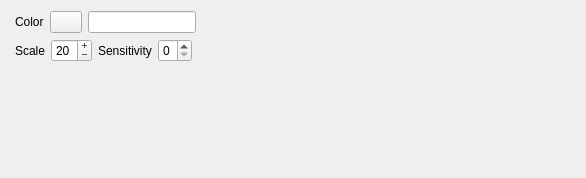
<?xml version="1.0" encoding="UTF-8"?>
<ui version="4.0">
 <class>Form</class>
 <widget class="QWidget" name="Form">
  <property name="geometry">
   <rect>
    <x>0</x>
    <y>0</y>
    <width>586</width>
    <height>178</height>
   </rect>
  </property>
  <property name="minimumSize">
   <size>
    <width>180</width>
    <height>0</height>
   </size>
  </property>
  <property name="windowTitle">
   <string>Form</string>
  </property>
  <layout class="QVBoxLayout" name="verticalLayout">
   <item>
    <layout class="QHBoxLayout" name="horizontalLayout_9">
     <property name="leftMargin">
      <number>4</number>
     </property>
     <item>
      <widget class="QLabel" name="label_color">
       <property name="text">
        <string>Color</string>
       </property>
      </widget>
     </item>
     <item>
      <widget class="QPushButton" name="pushButton_color">
       <property name="maximumSize">
        <size>
         <width>32</width>
         <height>32</height>
        </size>
       </property>
       <property name="text">
        <string/>
       </property>
       <property name="MaximumSize" stdset="0">
        <size>
         <width>32</width>
         <height>32</height>
        </size>
       </property>
      </widget>
     </item>
     <item>
      <widget class="QLineEdit" name="lineEdit_color">
       <property name="sizePolicy">
        <sizepolicy hsizetype="Minimum" vsizetype="Preferred">
         <horstretch>0</horstretch>
         <verstretch>0</verstretch>
        </sizepolicy>
       </property>
       <property name="text">
        <string/>
       </property>
      </widget>
     </item>
     <item>
      <spacer name="horizontalSpacer_2">
       <property name="orientation">
        <enum>Qt::Orientation::Horizontal</enum>
       </property>
       <property name="sizeHint" stdset="0">
        <size>
         <width>40</width>
         <height>20</height>
        </size>
       </property>
      </spacer>
     </item>
    </layout>
   </item>
   <item>
    <layout class="QHBoxLayout" name="horizontalLayout_10">
     <property name="leftMargin">
      <number>4</number>
     </property>
     <item>
      <widget class="QLabel" name="label_scale">
       <property name="text">
        <string>Scale</string>
       </property>
      </widget>
     </item>
     <item>
      <widget class="QSpinBox" name="spinBox_scale">
       <property name="buttonSymbols">
        <enum>QAbstractSpinBox::ButtonSymbols::PlusMinus</enum>
       </property>
       <property name="minimum">
        <number>1</number>
       </property>
       <property name="value">
        <number>20</number>
       </property>
      </widget>
     </item>
     <item>
      <widget class="QLabel" name="label_sensitivity">
       <property name="text">
        <string>Sensitivity</string>
       </property>
      </widget>
     </item>
     <item>
      <widget class="QSpinBox" name="spinBox_sensitivity">
       <property name="maximum">
        <number>5</number>
       </property>
      </widget>
     </item>
     <item>
      <spacer name="horizontalSpacer_3">
       <property name="orientation">
        <enum>Qt::Orientation::Horizontal</enum>
       </property>
       <property name="sizeType">
        <enum>QSizePolicy::Policy::Expanding</enum>
       </property>
       <property name="sizeHint" stdset="0">
        <size>
         <width>40</width>
         <height>20</height>
        </size>
       </property>
      </spacer>
     </item>
    </layout>
   </item>
   <item>
    <spacer name="verticalSpacer">
     <property name="orientation">
      <enum>Qt::Orientation::Vertical</enum>
     </property>
     <property name="sizeHint" stdset="0">
      <size>
       <width>20</width>
       <height>40</height>
      </size>
     </property>
    </spacer>
   </item>
  </layout>
 </widget>
 <resources/>
 <connections/>
</ui>
